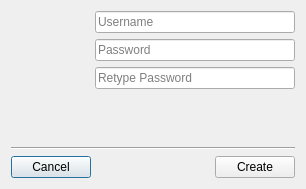
<?xml version="1.0" encoding="UTF-8"?>
<ui version="4.0">
 <class>AddUserDialog</class>
 <widget class="QDialog" name="AddUserDialog">
  <property name="geometry">
   <rect>
    <x>0</x>
    <y>0</y>
    <width>306</width>
    <height>189</height>
   </rect>
  </property>
  <property name="windowTitle">
   <string>Add User</string>
  </property>
  <property name="windowIcon">
   <iconset resource="../msm.qrc">
    <normaloff>:/images/resources/adduser.png</normaloff>:/images/resources/adduser.png</iconset>
  </property>
  <layout class="QVBoxLayout" name="verticalLayout_2">
   <item>
    <layout class="QHBoxLayout" name="horizontalLayout_2">
     <property name="spacing">
      <number>20</number>
     </property>
     <item>
      <widget class="QLabel" name="labelImage">
       <property name="minimumSize">
        <size>
         <width>64</width>
         <height>64</height>
        </size>
       </property>
       <property name="maximumSize">
        <size>
         <width>64</width>
         <height>64</height>
        </size>
       </property>
       <property name="text">
        <string/>
       </property>
       <property name="pixmap">
        <pixmap resource="../msm.qrc">:/images/resources/adduser.png</pixmap>
       </property>
       <property name="scaledContents">
        <bool>true</bool>
       </property>
      </widget>
     </item>
     <item>
      <layout class="QVBoxLayout" name="verticalLayout">
       <property name="spacing">
        <number>6</number>
       </property>
       <item>
        <widget class="QLineEdit" name="textBoxUsername">
         <property name="sizePolicy">
          <sizepolicy hsizetype="Expanding" vsizetype="Fixed">
           <horstretch>0</horstretch>
           <verstretch>0</verstretch>
          </sizepolicy>
         </property>
         <property name="minimumSize">
          <size>
           <width>200</width>
           <height>0</height>
          </size>
         </property>
         <property name="placeholderText">
          <string>Username</string>
         </property>
        </widget>
       </item>
       <item>
        <widget class="QLineEdit" name="textBoxPassword">
         <property name="sizePolicy">
          <sizepolicy hsizetype="Expanding" vsizetype="Fixed">
           <horstretch>0</horstretch>
           <verstretch>0</verstretch>
          </sizepolicy>
         </property>
         <property name="minimumSize">
          <size>
           <width>200</width>
           <height>0</height>
          </size>
         </property>
         <property name="echoMode">
          <enum>QLineEdit::Password</enum>
         </property>
         <property name="placeholderText">
          <string>Password</string>
         </property>
        </widget>
       </item>
       <item>
        <widget class="QLineEdit" name="textBoxVerifiedPassword">
         <property name="sizePolicy">
          <sizepolicy hsizetype="Expanding" vsizetype="Fixed">
           <horstretch>0</horstretch>
           <verstretch>0</verstretch>
          </sizepolicy>
         </property>
         <property name="minimumSize">
          <size>
           <width>200</width>
           <height>0</height>
          </size>
         </property>
         <property name="echoMode">
          <enum>QLineEdit::Password</enum>
         </property>
         <property name="placeholderText">
          <string>Retype Password</string>
         </property>
        </widget>
       </item>
       <item>
        <spacer name="verticalSpacer">
         <property name="orientation">
          <enum>Qt::Vertical</enum>
         </property>
         <property name="sizeHint" stdset="0">
          <size>
           <width>20</width>
           <height>40</height>
          </size>
         </property>
        </spacer>
       </item>
      </layout>
     </item>
    </layout>
   </item>
   <item>
    <spacer name="verticalSpacer_2">
     <property name="orientation">
      <enum>Qt::Vertical</enum>
     </property>
     <property name="sizeType">
      <enum>QSizePolicy::Fixed</enum>
     </property>
     <property name="sizeHint" stdset="0">
      <size>
       <width>20</width>
       <height>10</height>
      </size>
     </property>
    </spacer>
   </item>
   <item>
    <widget class="Line" name="line">
     <property name="orientation">
      <enum>Qt::Horizontal</enum>
     </property>
    </widget>
   </item>
   <item>
    <layout class="QHBoxLayout" name="horizontalLayout">
     <item>
      <widget class="QPushButton" name="buttonCancel">
       <property name="text">
        <string>Cancel</string>
       </property>
      </widget>
     </item>
     <item>
      <spacer name="horizontalSpacer">
       <property name="orientation">
        <enum>Qt::Horizontal</enum>
       </property>
       <property name="sizeHint" stdset="0">
        <size>
         <width>40</width>
         <height>20</height>
        </size>
       </property>
      </spacer>
     </item>
     <item>
      <widget class="QPushButton" name="buttonCreate">
       <property name="text">
        <string>Create</string>
       </property>
      </widget>
     </item>
    </layout>
   </item>
  </layout>
 </widget>
 <tabstops>
  <tabstop>textBoxUsername</tabstop>
  <tabstop>textBoxPassword</tabstop>
  <tabstop>textBoxVerifiedPassword</tabstop>
  <tabstop>buttonCancel</tabstop>
  <tabstop>buttonCreate</tabstop>
 </tabstops>
 <resources>
  <include location="../msm.qrc"/>
 </resources>
 <connections/>
</ui>
